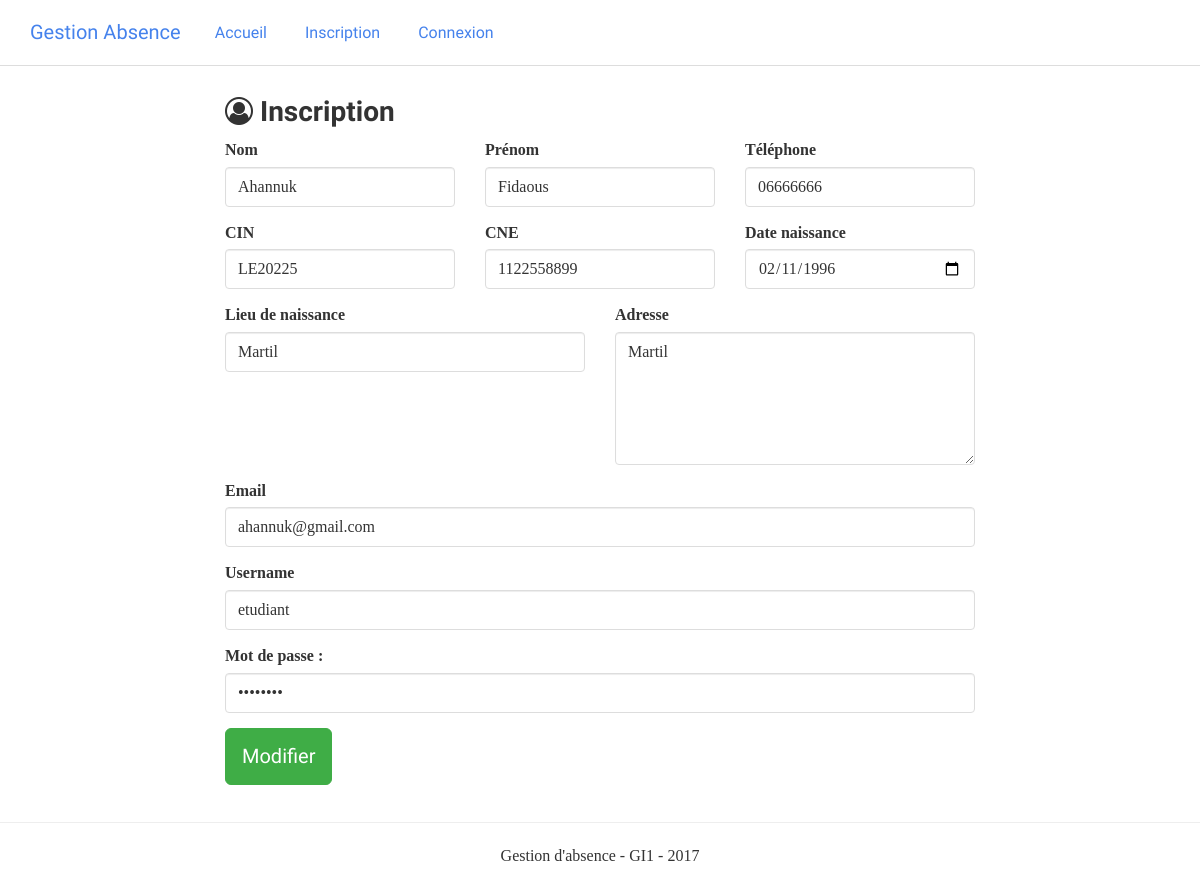
Before: /modifier_etudiant.php?id=1 with the older database file.
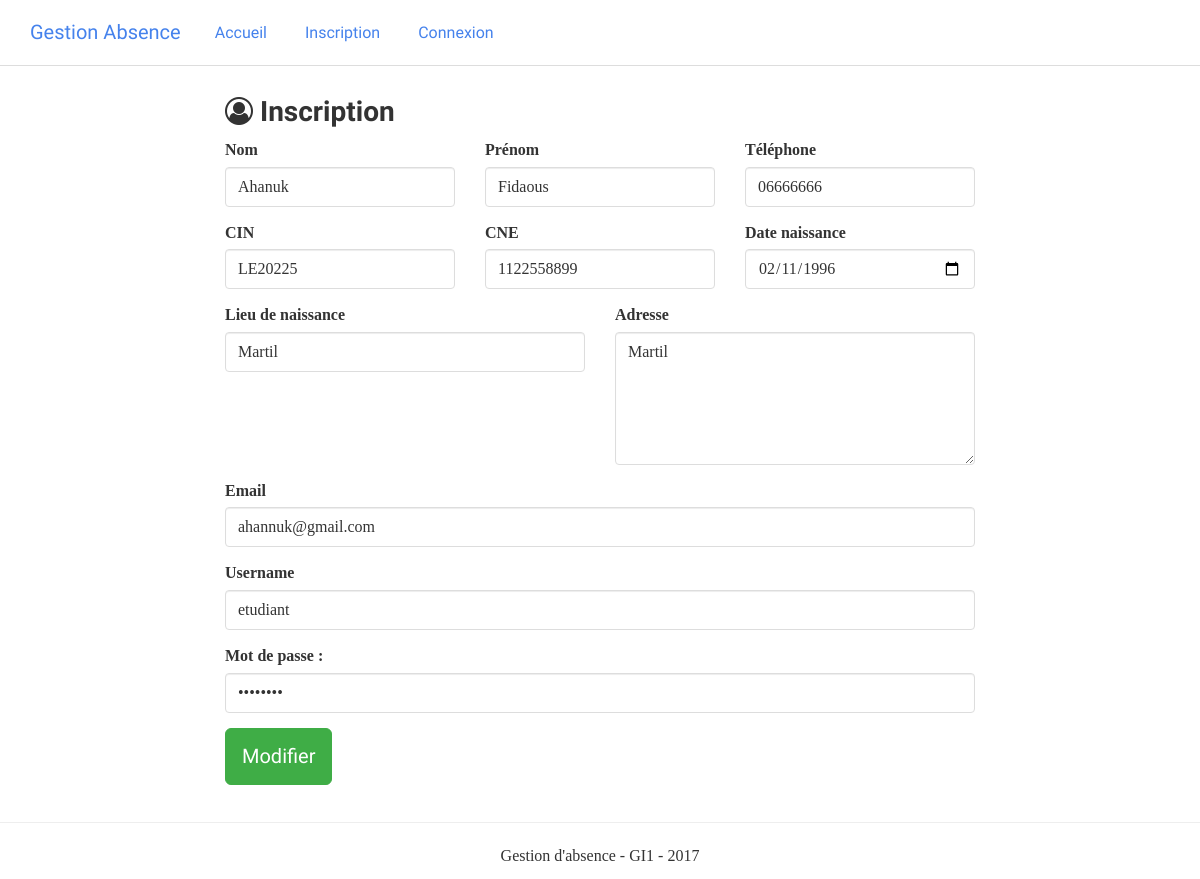
After: the same page with the newer database file.
### tables this page shows
CREATE TABLE IF NOT EXISTS `etudiant` (
  `id` int(11) NOT NULL AUTO_INCREMENT,
  `id_user` int(11) NOT NULL,
  `cin` varchar(255) NOT NULL,
  `nom` varchar(255) NOT NULL,
  `cne` varchar(255) NOT NULL,
  `prenom` varchar(255) NOT NULL,
  `date_naissance` date NOT NULL,
  `adresse` text NOT NULL,
  `lieu_naissance` varchar(255) NOT NULL,
  `telephone` varchar(255) NOT NULL,
  `email` varchar(255) NOT NULL,
  PRIMARY KEY (`id`),
  KEY `id_user` (`id_user`)
);

CREATE TABLE IF NOT EXISTS `utilisateur` (
  `id` int(11) NOT NULL AUTO_INCREMENT,
  `login` varchar(255) NOT NULL,
  `password` varchar(255) NOT NULL,
  `type` varchar(255) DEFAULT 'etudiant',
  PRIMARY KEY (`id`)
);

### files/functions.php (called while the page is built, shortened)
<?php
function database()
{
    $host = "127.0.0.1";
    $username = "root";
    $password = "";
    $database = "gab";
    $db = new PDO("mysql:host=" . $host . ";dbname=" . $database, $username, $password,
        array(
            PDO::MYSQL_ATTR_INIT_COMMAND => 'SET NAMES UTF8',
            PDO::ATTR_ERRMODE => PDO::ERRMODE_SILENT
        )
    );
    return $db;
}
function getEtudiantToModify($id)
{
    $db = database();
    $student = "";
    $sttm = $db->prepare("SELECT etudiant.*, utilisateur.login, utilisateur.password
            FROM etudiant
            INNER JOIN utilisateur
            ON etudiant.id_user=utilisateur.id
            WHERE etudiant.id = :id;");
    $sttm->bindParam(':id', $id);
    if ($sttm->execute()) {
        $student = $sttm->fetch(PDO::FETCH_ASSOC);
        return $student;
    }
    return $student;
}

### modifier_etudiant.php (the view, shortened to what the changed rows need)
<?php
    require_once "header.php";
    $etudiant = getEtudiantToModify($_GET["id"]);
?>
    <div class="container" >
        <div class="row">
            <div class="col-lg-8 col-lg-offset-2">
                <form action="modifier_etudiant.php" method="POST" autocomplete="off" >
                    <div class="row">
                        <div class="col-md-4">
                            <div class="form-group">
                                <label for="">Nom</label>
                                <input type="text" value="<?=$etudiant["nom"] ?>" name="nom" class="form-control" placeholder="Nom">
                            </div>
                        </div>
                        <div class="col-md-4">
                            <div class="form-group">
                                <label for="">Prénom</label>
                                <input type="text" value="<?=$etudiant["prenom"] ?>" name="prenom" class="form-control" placeholder="Prénom">
                            </div>
                        </div>
                        <div class="col-md-4">
                            <div class="form-group">
                                <label for="">Téléphone</label>
                                <input type="text" value="<?=$etudiant["telephone"] ?>" name="telephone" class="form-control" placeholder="Téléphone">
                            </div>
                        </div>
                    </div>
                    <div class="row student">
                        <div class="col-md-4">
                            <div class="form-group">
                                <label for="">CIN</label>
                                <input type="text" value="<?=$etudiant["cin"] ?>" name="cin" class="form-control" placeholder="CIN">
                            </div>
                        </div>
                        <div class="col-md-4">
                            <div class="form-group">
                                <label for="">CNE</label>
                                <input type="text" value="<?=$etudiant["cne"] ?>" name="cne" class="form-control" placeholder="CNE">
                            </div>
                        </div>
                        <div class="col-md-4">
                            <div class="form-group">
                                <label for="">Date naissance</label>
                                <input type="date" value="<?=$etudiant["date_naissance"] ?>" name="date_naissance" class="form-control" placeholder="Date naissance">
                            </div>
                        </div>
                    </div>
                    <div class="row student">
                        <div class="col-md-6">
                            <div class="form-group">
                                <label for="">Lieu de naissance</label>
                                <input type="text" class="form-control" value="<?=$etudiant["lieu_naissance"] ?>"
                                placeholder="Lieu de naissance" name="lieu_naissance" >
                            </div>
                        </div>
                        <div class="col-md-6">
                            <div class="form-group">
                                <label for="">Adresse</label>
                                <textarea name="adresse" class="form-control" placeholder="Adresse" id="" cols="30" rows="5"><?=$etudiant["adresse"] ?></textarea>
                            </div>
                        </div>
                    </div>
                    <div class="form-group">
                        <label for="">Email</label>
                        <input type="email" value="<?=$etudiant["email"] ?>" class="form-control" name="email" placeholder="Email" >
                    </div>
                    <div class="form-group">
                        <label for="">Username</label>
                        <input type="text" value="<?=$etudiant["login"] ?>" name="username" class="form-control" placeholder="Username" >
                    </div>
                    <div class="form-group">
                        <label for="">Mot de passe : </label>
                        <input type="password" value="<?=$etudiant["password"] ?>" class="form-control" name="password" placeholder="Mot de passe" >
                    </div>
                </form>
            </div>
        </div>
    </div>
<?php require_once "footer.php" ?>

Changed rows visible on the page:
changed etudiant "Fidaous": nom "Ahannuk" → "Ahanuk"
